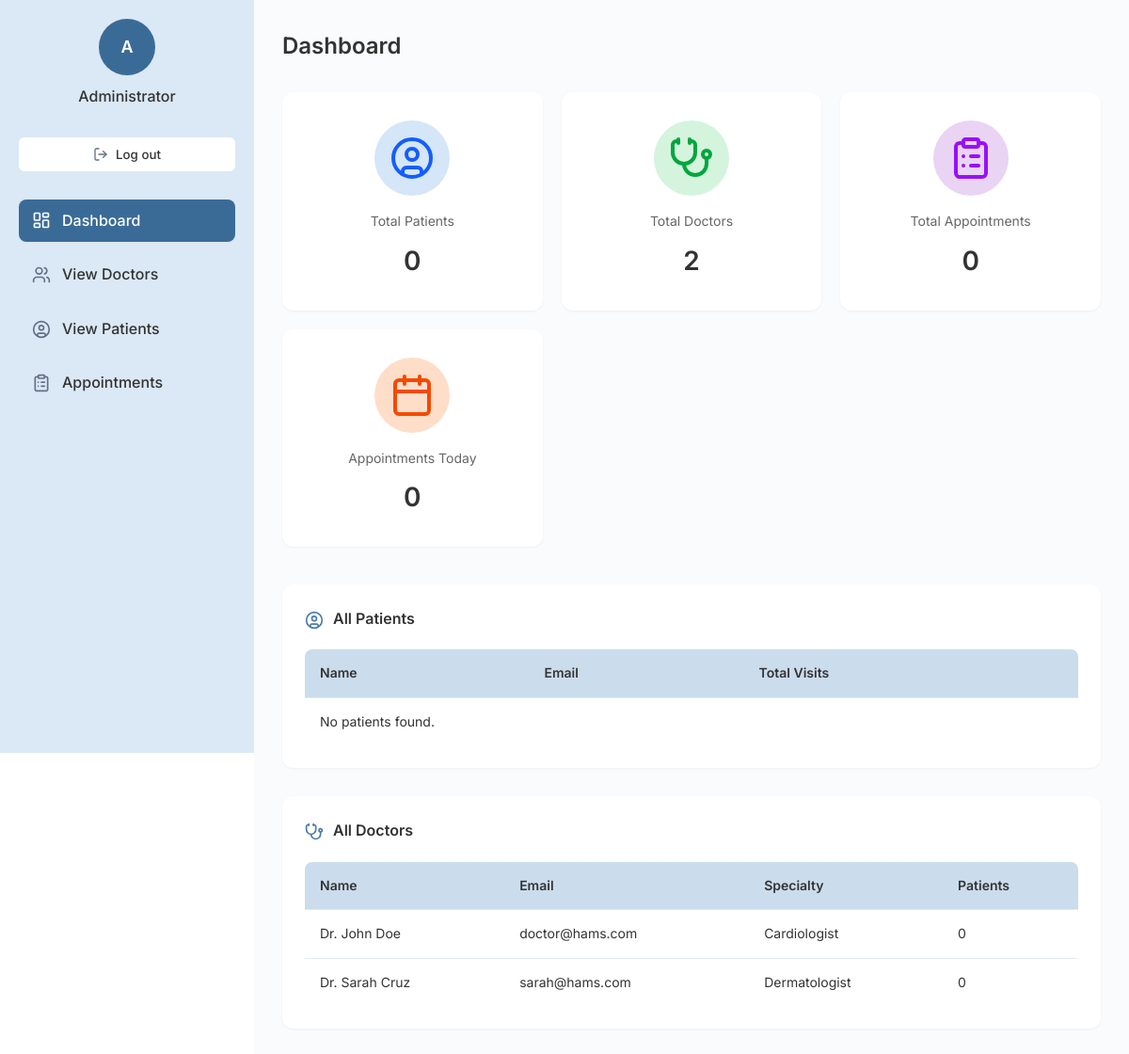
Page /public/admin/admin_dashboard.php on the committed database.
### tables this page shows
CREATE TABLE doctor (
  docid INT AUTO_INCREMENT PRIMARY KEY,
  name VARCHAR(100),
  email VARCHAR(255) UNIQUE,
  password VARCHAR(255),
  specialty VARCHAR(100) DEFAULT 'General Practitioner'
);

### public/admin/admin_dashboard.php (called while the page is built)
<?php
require_once __DIR__ . '/../../app/Views/admin/admin_dashboard.php';

### app/Views/admin/admin_dashboard.php (the view, shortened to what this page needs)
<?php
require_once __DIR__ . '/../../Models/db_connect.php';
require_once __DIR__ . '/../partials/dashboard_sidebar.php';
$totalDoctors = 0;
$totalAppointments = 0;
$appointmentsToday = 0;
$totalPatients = 0;
if ($stmt = $conn->prepare("SELECT COUNT(*) AS cnt FROM doctor")) {
  $stmt->execute();
  $res = $stmt->get_result();
  $row = $res->fetch_assoc();
  $totalDoctors = intval($row['cnt'] ?? 0);
}
if ($stmt = $conn->prepare("SELECT COUNT(*) AS cnt FROM appointments")) {
  $stmt->execute();
  $res = $stmt->get_result();
  $row = $res->fetch_assoc();
  $totalAppointments = intval($row['cnt'] ?? 0);
}
$today = date('Y-m-d');
if ($stmt = $conn->prepare("SELECT COUNT(*) AS cnt FROM appointments WHERE appt_date = ?")) {
  $stmt->bind_param('s', $today);
  $stmt->execute();
  $res = $stmt->get_result();
  $row = $res->fetch_assoc();
  $appointmentsToday = intval($row['cnt'] ?? 0);
}
if ($stmt = $conn->prepare("SELECT COUNT(*) AS cnt FROM patient")) {
  $stmt->execute();
  $res = $stmt->get_result();
  $row = $res->fetch_assoc();
  $totalPatients = intval($row['cnt'] ?? 0);
}
$patients = [];
$doctors = [];
if ($stmt = $conn->prepare("SELECT d.docid, d.name, d.email, d.specialty, COALESCE(COUNT(DISTINCT a.patient_id),0) AS patients_count FROM doctor d LEFT JOIN appointments a ON a.doctor_id = d.docid GROUP BY d.docid ORDER BY d.name")) {
  $stmt->execute();
  $res = $stmt->get_result();
  while ($r = $res->fetch_assoc()) $doctors[] = $r;
}
?>
<!DOCTYPE html>
<html lang="en">
<head>
  <link rel="stylesheet" href="/HAMS/public/css/admin/admin_dashboard.css" />
  <link rel="stylesheet" href="/HAMS/public/css/global.css" />
  <link rel="stylesheet" href="/HAMS/public/css/sidebar.css" />
</head>
<body>
  <div class="container">
    <div class="main-content">
      <h1 class="page-title">Dashboard</h1>
      <div class="stats-grid">
        <div class="stat-card">
          <div class="icon-circle blue">
            <img src="/HAMS/public/assets/icons/adminDashboard/stat_person.svg" alt="Total Patients icon">
          </div>
          <div class="stat-label">Total Patients</div>
          <div class="stat-value"><?php echo htmlspecialchars($totalPatients); ?></div>
        </div>
        <div class="stat-card">
          <div class="icon-circle green">
            <img src="/HAMS/public/assets/icons/adminDashboard/stat_doctors.svg" alt="Total Doctors icon">
          </div>
          <div class="stat-label">Total Doctors</div>
          <div class="stat-value"><?php echo htmlspecialchars($totalDoctors); ?></div>
        </div>
        <div class="stat-card">
          <div class="icon-circle purple">
            <img src="/HAMS/public/assets/icons/adminDashboard/stat_appointments.svg" alt="Total Appointments icon">
          </div>
          <div class="stat-label">Total Appointments</div>
          <div class="stat-value"><?php echo htmlspecialchars($totalAppointments); ?></div>
        </div>
        <div class="stat-card">
          <div class="icon-circle orange">
            <img src="/HAMS/public/assets/icons/adminDashboard/stat_date.svg" alt="Appointments Today icon">
          </div>
          <div class="stat-label">Appointments Today</div>
          <div class="stat-value"><?php echo htmlspecialchars($appointmentsToday); ?></div>
        </div>
      </div>
      <div class="section">
        <div class="section-header">
          <img src="/HAMS/public/assets/icons/adminDashboard/admin_allPatients.svg" alt="All Patients icon">
          All Patients
        </div>
        <table>
          <thead>
            <tr>
              <th>Name</th>
              <th>Email</th>
              <th>Total Visits</th>
            </tr>
          </thead>
          <tbody>
            <?php if (!empty($patients)): ?>
              <?php foreach ($patients as $p): ?>
                <tr>
                  <td><?php echo htmlspecialchars($p['first_name'] . ' ' . $p['last_name']); ?></td>
                  <td><?php echo htmlspecialchars($p['email']); ?></td>
                  <td><?php echo htmlspecialchars($p['visits']); ?></td>
                </tr>
              <?php endforeach; ?>
            <?php else: ?>
              <tr><td colspan="3">No patients found.</td></tr>
            <?php endif; ?>
          </tbody>
        </table>
      </div>
      <div class="section">
        <div class="section-header">
          <img src="/HAMS/public/assets/icons/adminDashboard/admin_allDoctors.svg" alt="All Doctors icon">
          All Doctors
        </div>
        <table>
          <thead>
            <tr>
              <th>Name</th>
              <th>Email</th>
              <th>Specialty</th>
              <th>Patients</th>
            </tr>
          </thead>
          <tbody>
            <?php if (!empty($doctors)): ?>
              <?php foreach ($doctors as $d): ?>
                <tr>
                  <td><?php echo htmlspecialchars($d['name']); ?></td>
                  <td><?php echo htmlspecialchars($d['email']); ?></td>
                  <td><?php echo htmlspecialchars($d['specialty']); ?></td>
                  <td><?php echo htmlspecialchars($d['patients_count']); ?></td>
                </tr>
              <?php endforeach; ?>
            <?php else: ?>
              <tr><td colspan="4">No doctors found.</td></tr>
            <?php endif; ?>
          </tbody>
        </table>
      </div>
    </div>
  </div>
</body>
</html>

### public/css/admin/admin_dashboard.css (style rules this page uses)
.main-content { margin-left: 270px; flex: 1; padding: 30px; background-color: #f9fbfd; box-sizing: border-box; overflow-y: auto; }
.page-title { font-size: 24px; font-weight: 600; color: #333; margin-bottom: 30px; }
.stats-grid { display: grid; grid-template-columns: repeat(auto-fit, minmax(240px, 1fr)); gap: 20px; margin-bottom: 40px; }
.stat-card { background-color: white; border-radius: 12px; padding: 30px; display: flex; flex-direction: column; align-items: center; box-shadow: 0 1px 3px rgba(0, 0, 0, 0.05); }
.icon-circle { width: 80px; height: 80px; border-radius: 50%; display: flex; align-items: center; justify-content: center; margin-bottom: 16px; }
.icon-circle.blue { background-color: #d4e6f7; }
.icon-circle.green { background-color: #d4f4dd; }
.icon-circle.purple { background-color: #e9d4f4; }
.icon-circle.orange { background-color: #ffdec9; }
.stat-label { font-size: 14px; color: #666; margin-bottom: 8px; }
.stat-value { font-size: 28px; font-weight: 600; color: #333; }
.section { background-color: white; border-radius: 12px; padding: 24px; margin-bottom: 30px; box-shadow: 0 1px 3px rgba(0, 0, 0, 0.05); }
.section-header { display: flex; align-items: center; gap: 10px; margin-bottom: 20px; font-size: 16px; font-weight: 600; color: #333; }
.section-header img { width: 20px; height: 20px; object-fit: contain; vertical-align: middle; margin-top: 2px; }
table { width: 100%; border-collapse: collapse; background-color: #fff; border-radius: 8px; overflow: hidden; }
thead { background-color: #cbdcec; text-align: left; }
th, td { padding: 14px 16px; border-bottom: 1px solid #e3eaf2; font-size: 14px; color: #333; }
th { font-weight: 600; }
tbody tr:last-child td { border-bottom: none; }

### public/css/global.css (style rules this page uses)
* { margin: 0; padding: 0; box-sizing: border-box; scroll-behavior: smooth; }
body { font-family: "Inter", sans-serif; background-color: #ffffff; color: #1a1a1a; line-height: 1.6; }
h1, h2, h3, h4, h5, h6 { font-weight: 700; color: #1e3a8a; }

### rows in the picture
doctor: name "Dr. John Doe", email "doctor@hams.com", specialty "Cardiologist", patients_count "0"
doctor: name "Dr. Sarah Cruz", email "sarah@hams.com", specialty "Dermatologist", patients_count "0"

### other values in the picture
$avatar "A"
$name "Administrator"
$item['label'] "Dashboard"
$item['label'] "View Doctors"
$item['label'] "View Patients"
$item['label'] "Appointments"
$totalPatients "0"
$totalDoctors "2"
$totalAppointments "0"
$appointmentsToday "0"
